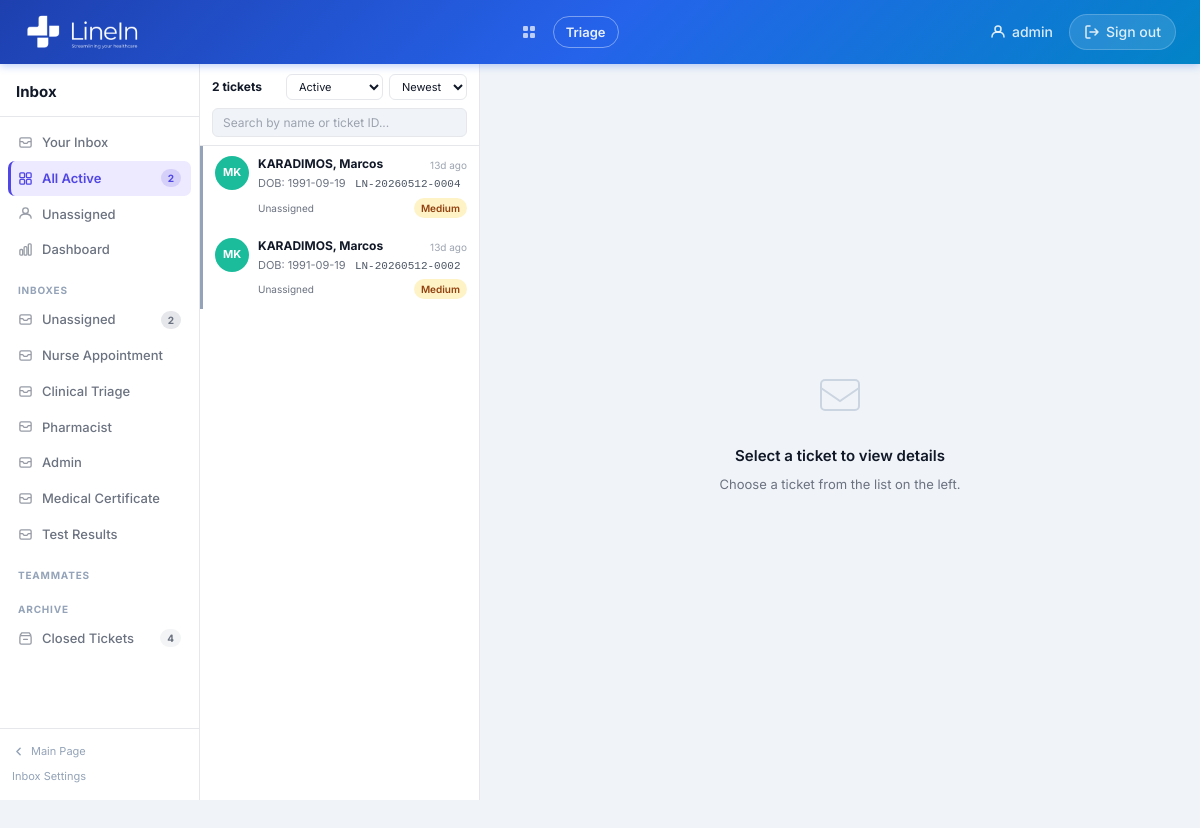
Screenshot of /inbox (signed in) with the database file from the repository.
### tables this page shows
CREATE TABLE tickets (
            id INTEGER PRIMARY KEY AUTOINCREMENT,
            case_number TEXT,
            patient_name TEXT,
            nhs_number TEXT,
            dob TEXT,
            phone TEXT,
            postcode TEXT,
            gp_practice TEXT DEFAULT '',
            title TEXT,
            category TEXT,
            inbox TEXT DEFAULT 'Unassigned',
            form_data TEXT,
            status TEXT DEFAULT 'Open',
            priority TEXT DEFAULT 'Medium',
            assigned_to TEXT DEFAULT '',
            closed_by TEXT DEFAULT '',
            is_read INTEGER DEFAULT 0,
            created_at TEXT,
            updated_at TEXT,
            closed_at TEXT
        , match_status TEXT DEFAULT 'unverified');

### app.py (the view)
@app.route("/inbox")
@staff_required
def inbox():
    status_filter = request.args.get("status", "Active")
    sort   = request.args.get("sort", "newest")
    search = request.args.get("search", "")
    team   = request.args.get("team", "")
    view   = request.args.get("view", "")
    user   = request.args.get("user", "")
    filters      = {"status": status_filter, "sort": sort, "search": search, "team": team, "view": view, "user": user}
    tickets_list = _build_ticket_list(filters)
    return render_template("inbox.html", tickets=tickets_list, selected=None, filters=filters,
                           teams=TEAMS, staff_users=sorted(get_staff_usernames()), nav_counts=get_nav_counts())

### app.py (called while the page is built, shortened)
def get_engine():
    global _engine
    return _engine

def get_db():
    return get_engine().connect()

def get_avatar_color(name):
    if not name:
        return AVATAR_COLORS[0]
    return AVATAR_COLORS[abs(hash(name)) % len(AVATAR_COLORS)]

def get_staff_usernames():
    try:
        db = get_db()
        rows = db.execute(text("SELECT username FROM staff_users ORDER BY username")).fetchall()
        db.close()
        return [r[0] for r in rows]
    except Exception:
        return [u for u, *_ in _DEFAULT_STAFF]

def time_ago(dt_str):
    try:
        dt = datetime.fromisoformat(dt_str)
        diff = datetime.utcnow() - dt
        seconds = int(diff.total_seconds())
        if seconds < 60:
            return f"{seconds}s ago"
        elif seconds < 3600:
            return f"{seconds // 60}m ago"
        elif seconds < 86400:
            return f"{seconds // 3600}h ago"
        else:
            return f"{seconds // 86400}d ago"
    except Exception:
        return ""

def staff_required(f):
    @wraps(f)
    def decorated(*args, **kwargs):
        if not session.get("staff_authenticated"):
            return redirect(url_for("staff_login", next=request.url))
        return f(*args, **kwargs)
    return decorated

@app.context_processor
def inject_open_ticket_count():
    return {"open_ticket_count": 0, "staff_authenticated": session.get("staff_authenticated", False)}

### templates/inbox.html (shortened to what this page needs)
{% extends "base.html" %}
{% block content %}
<div class="inbox-wrap">
    <nav class="inbox-nav">
        <div class="inbox-nav-header">
            <span>Inbox</span>
        </div>
        <div class="inbox-nav-body" id="inboxNavBody">
            <div data-section-group="your_inbox">
                <a href="{{ url_for('inbox') }}?view=mine&status=Active" class="nav-item {% if request.args.get('view') == 'mine' and request.args.get('status') != 'Closed' %}active{% endif %}">
                    <svg width="15" height="15" viewBox="0 0 16 16" fill="none"><rect x="2" y="3" width="12" height="10" rx="1.5" stroke="currentColor" stroke-width="1.4"/><path d="M2 7h3l1.5 2h3L11 7h3" stroke="currentColor" stroke-width="1.4" stroke-linejoin="round"/></svg>
                    <span class="nav-item-label">Your Inbox</span>
                </a>
            </div>
            <div data-section-group="all">
                <a href="{{ url_for('inbox') }}?status=Active" class="nav-item {% if (filters.status == 'Active' or not request.args.get('status')) and not request.args.get('team') and not request.args.get('view') %}active{% endif %}">
                    <span class="nav-item-label">All Active</span>
                    {% if nav_counts.all %}<span class="nav-count">{{ nav_counts.all }}</span>{% endif %}
                </a>
            </div>
            <div data-section-group="unassigned">
                <a href="{{ url_for('inbox') }}?team=unassigned" class="nav-item {% if request.args.get('team') == 'unassigned' %}active{% endif %}">
                    <svg width="15" height="15" viewBox="0 0 16 16" fill="none"><circle cx="8" cy="5" r="3" stroke="currentColor" stroke-width="1.4"/><path d="M2 13c0-3 2.5-4.5 6-4.5s6 1.5 6 4.5" stroke="currentColor" stroke-width="1.4" stroke-linecap="round"/></svg>
                    <span class="nav-item-label">Unassigned</span>
                </a>
            </div>
            <div data-section-group="dashboard">
                <a href="{{ url_for('dashboard') }}" class="nav-item">
                    <span class="nav-item-label">Dashboard</span>
                </a>
            </div>
            <div data-section-group="teams">
                <div class="nav-section-label">Inboxes</div>
                {% for team in teams %}
                <a href="{{ url_for('inbox') }}?team={{ team | urlencode }}&status=Active" class="nav-item {% if request.args.get('team') == team and filters.status != 'Closed' %}active{% endif %}">
                    <svg width="15" height="15" viewBox="0 0 16 16" fill="none"><rect x="2" y="3" width="12" height="10" rx="1.5" stroke="currentColor" stroke-width="1.4"/><path d="M2 7h3l1.5 2h3L11 7h3" stroke="currentColor" stroke-width="1.4" stroke-linejoin="round"/></svg>
                    <span class="nav-item-label" style="overflow:hidden;text-overflow:ellipsis;white-space:nowrap;">{{ team }}</span>
                    {% set tc = nav_counts.teams.get(team, 0) %}
                    {% if tc %}<span class="nav-count">{{ tc }}</span>{% endif %}
                </a>
                {% endfor %}
            </div>
            <div data-section-group="teammates">
                <div class="nav-section-label">Teammates</div>
            </div>
            <div data-section-group="archive">
                <div class="nav-section-label">Archive</div>
                <a href="{{ url_for('inbox') }}?status=Closed" class="nav-item {% if filters.status == 'Closed' %}active{% endif %}">
                    <span class="nav-item-label">Closed Tickets</span>
                    {% if nav_counts.closed %}<span class="nav-count" style="background:#f3f4f6;color:#6b7280;">{{ nav_counts.closed }}</span>{% endif %}
                </a>
            </div>
        </div>
        <div class="inbox-nav-footer">
            <a href="{{ url_for('index') }}" style="display:flex;align-items:center;gap:6px;">
                <svg width="13" height="13" viewBox="0 0 16 16" fill="none"><path d="M10 12L6 8l4-4" stroke="currentColor" stroke-width="1.8" stroke-linecap="round" stroke-linejoin="round"/></svg>
                Main Page
            </a>
            <a href="#" data-open-inbox-settings>Inbox Settings</a>
        </div>
    </nav>
    <section class="ticket-list-panel">
        <div class="ticket-list-header">
            <form method="GET" action="{{ url_for('inbox') }}" id="filter-form">
                <div class="ticket-list-toprow">
                    <span class="ticket-count-label">{{ tickets | length }} ticket{{ 's' if tickets | length != 1 }}</span>
                    <select name="status" class="filter-select" onchange="document.getElementById('filter-form').submit()">
                        <option value="Active" {% if filters.status == 'Active' or not filters.status %}selected{% endif %}>Active</option>
                    </select>
                    <select name="sort" class="filter-select" onchange="document.getElementById('filter-form').submit()">
                        <option value="newest" {% if filters.sort == 'newest' %}selected{% endif %}>Newest</option>
                    </select>
                </div>
                <input
                    type="search"
                    name="search"
                    class="ticket-search-input"
                    placeholder="Search by name or ticket ID..."
                    value="{{ filters.search }}"
                    oninput="debounceSearch(this.form)"
                />
            </form>
        </div>
        <div class="ticket-list-scroll">
            {% if tickets %}
                {% for t in tickets %}
                {% set initials = ((t.patient_name or '?').split()[0][0] | upper) + (((t.patient_name or '?').split()[-1][0] | upper) if (t.patient_name or '?').split()|length > 1 else '') %}
                {% set priority_colors = {'Low': '#10b981', 'Medium': '#94a3b8', 'High': '#f97316', 'Urgent': '#dc2626'} %}
                {% set border_color = priority_colors.get(t.priority or 'Medium', '#94a3b8') %}
                <a href="{{ url_for('ticket_detail', ticket_id=t.id) }}?status={{ filters.status }}&sort={{ filters.sort }}&search={{ filters.search }}&team={{ filters.team }}"
                   class="ticket-item" style="border-left-color: {{ border_color }};">
                    <div class="ticket-avatar" style="background-color: {{ t.avatar_color }};">{{ initials }}</div>
                    <div class="ticket-item-body">
                        <div class="ticket-item-top">
                            <span class="ticket-item-name" style="font-weight:700;">{{ t.display_name }}</span>
                            <span class="ticket-item-time">{{ t.time_ago }}</span>
                        </div>
                        <div style="font-size:11px;color:#6b7280;margin-bottom:2px;">
                            {% if t.dob %}<span>DOB: {{ t.dob }}</span> &nbsp;{% endif %}
                            {% if t.case_number %}<span style="font-family:monospace;color:#4b5563;">{{ t.case_number }}</span>{% endif %}
                        </div>
                        <div class="ticket-item-meta">
                            <span class="ticket-item-cat">{{ t.inbox or t.category or '—' }}</span>
                            <span class="badge badge-{{ (t.priority or 'medium') | lower }}">{{ t.priority or 'Medium' }}</span>
                        </div>
                    </div>
                </a>
                {% endfor %}
            {% else %}
                <div class="ticket-list-empty">No tickets found.</div>
            {% endif %}
        </div>
    </section>
    <main class="inbox-main">
        <div class="inbox-placeholder">
            <svg width="52" height="52" viewBox="0 0 52 52" fill="none">
                <rect x="7" y="11" width="38" height="30" rx="4" stroke="currentColor" stroke-width="2"/>
                <path d="M7 19l19 13 19-13" stroke="currentColor" stroke-width="2" stroke-linecap="round"/>
            </svg>
            <h3>Select a ticket to view details</h3>
            <p>Choose a ticket from the list on the left.</p>
        </div>
    </main>
</div>
{% endblock %}

### static/css/style.css (style rules this page uses)
*, *::before, *::after { box-sizing: border-box; margin: 0; padding: 0; }
:root { --primary: #2563eb; --primary-dark: #1d4ed8; --primary-light: #eff6ff; --primary-muted: #dbeafe; --accent: #0ea5e9; --success: #10b981; --warning: #f59e0b; --danger: #ef4444; --danger-light: #fef2f2; --text-primary: #111827; --text-secondary: #6b7280; --text-muted: #9ca3af; --border: #e5e7eb; --border-light: #f3f4f6; --bg-white: #ffffff; --bg-page: #f0f4f8; --bg-sidebar: #f8fafc; --shadow-sm: 0 1px 3px rgba(0,0,0,0.08), 0 1px 2px rgba(0,0,0,0.04); --shadow-md: 0 4px 12px rgba(0,0,0,0.08), 0 2px 4px rgba(0,0,0,0.04); --shadow-lg: 0 10px 25px rgba(0,0,0,0.1), 0 4px 10px rgba(0,0,0,0.05); --radius-sm: 6px; --radius-md: 10px; --radius-lg: 16px; --radius-xl: 20px; --radius-full: 9999px; --font: 'Inter', -apple-system, BlinkMacSystemFont, 'Segoe UI', sans-serif; --nav-height: 64px; }
html, body { height: 100%; font-family: var(--font); font-size: 15px; line-height: 1.6; color: var(--text-primary); background: var(--bg-page); -webkit-font-smoothing: antialiased; }

### rows the page displays
tickets: inbox "Unassigned", id "2", initials "MK", display_name "KARADIMOS, Marcos", time_ago "13d ago", dob "1991-09-19", case_number "LN-20260512-0002", priority "Medium"
tickets: initials "MK", display_name "KARADIMOS, Marcos", time_ago "13d ago", dob "1991-09-19", case_number "LN-20260512-0004", inbox "Unassigned", priority "Medium"

### other values shown
{{ session.get("staff_username", "") }} "admin"
{{ nav_counts.all }} "2"
{{ team }} "Nurse Appointment" "Clinical Triage" "Pharmacist" "Admin" "Medical Certificate" "Test Results"
{{ nav_counts.closed }} "4"
{{ tickets | length }} "2"
{{ 's' if tickets | length != 1 }} "s"
